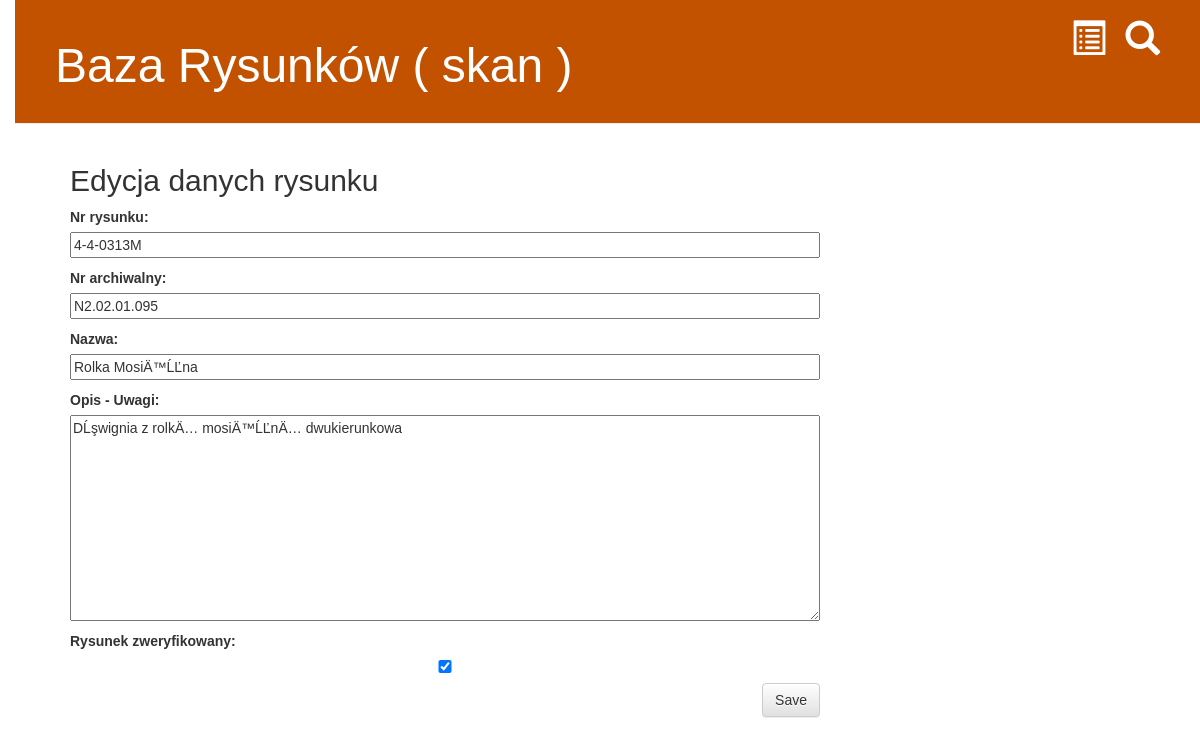
The app's page /drw/22550/edit/ with its own data.
### drw_base/models.py (models this page shows, shortened)
class Drw(models.Model):
    wprowadzil  = models.ForeignKey(settings.AUTH_USER_MODEL, on_delete=models.CASCADE) # kto wprowadził do bazy
    nr_arch     = models.CharField(max_length=30)    # Nr archiwlny rysunku
    nr_rys      = models.CharField(max_length=30)    # Nr rysunku
    nazwa       = models.CharField(max_length=256)   # Nazwa rysunku
    opis        = models.TextField()                 # Opis pole "Memo" z delphi
    zweryfik    = models.BooleanField(default=False) # Czy rysunek zweryfikowany
    data_wprow  = models.DateTimeField(
            default=timezone.now)                    # data wprowadzenia do bazy

### drw_base/views.py (the view)
# urls.py: path('drw/<int:pk>/edit/',     views.drw_edit,             name='drw_edit'            ),
def drw_edit(request, pk):
    drw = get_object_or_404(Drw, pk=pk)
    if request.method == "POST":
        form = DrwForm(request.POST, instance=drw)
        if form.is_valid():
            drw = form.save(commit=False)
            drw.wprowadzil = request.user
            drw.data_wprow = timezone.now()
            drw.save()
            return redirect('drw_detail', pk=drw.pk)
    else:
        form = DrwForm(instance=drw)
    return render(request, 'drw_base/drw_edit.html', {'form': form})

### drw_base/forms.py
class DrwForm(forms.ModelForm):
    class Meta:
        model = Drw
        fields = ('nr_rys', 'nr_arch', 'nazwa', 'opis', 'zweryfik',)
        labels = {
            "nr_rys":   "Nr rysunku",
            "nr_arch":  "Nr archiwalny",
            "nazwa":    "Nazwa",
            "opis":     "Opis - Uwagi",
            "zweryfik": "Rysunek zweryfikowany",
        }

### drw_base/templates/drw_base/drw_edit.html
{% extends 'drw_base/base.html' %}
{% block content %}
    <h2>Edycja danych rysunku</h2>
    <form method="POST" class="post-form">{% csrf_token %}
        {{ form.as_p }}
        <button type="submit" class="save btn btn-default">Save</button>
    </form>
{% endblock %}

### drw_base/static/css/drw_base.css (style rules this page uses)
body { padding-left: 15px; font-family: 'Arial'; }
h1, h2, h3, h4 { font-family: 'Arial', cursive; }
.save { float: right; }
.post-form textarea, .post-form input { width: 100%; }

### records on screen
Drw: nr_rys "4-4-0313M", nr_arch "N2.02.01.095", nazwa "Rolka MosiÄ™ĹĽna", opis "DĹşwignia z rolkÄ… mosiÄ™ĹĽnÄ… dwukierunkowa", zweryfik "☑"
